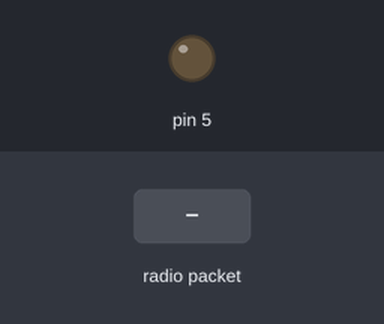
Simulated run of this sketch. Board: Arduino Uno, built with avr-gcc and run on an emulated ATmega328P. On the bench: output pins drawn as LEDs (lit = HIGH). Inputs (shaded band) come from the test bench. No radio packets arrive unless stated; what the sketch prints to the serial monitor is not drawn.

Above: at 1.2 s.
1.3 s: radio packet "1" arrives
At 2.7 s:
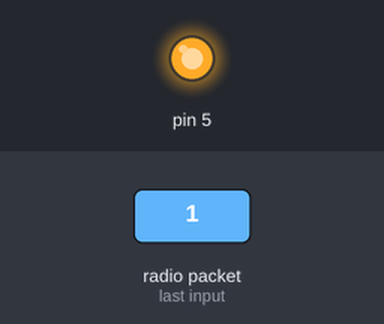
Timing chart, 0 to 7.8 s (numbered marks = the images above; inputs shaded):
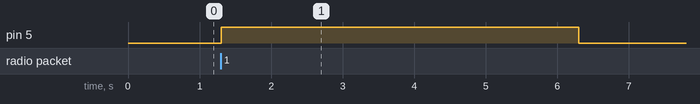

The sketch:

receiver_rx.ino
```cpp
#include <RH_ASK.h>
#include <SPI.h> // Not actualy used but needed to compile

RH_ASK driver;

void setup()
{
    Serial.begin(9600);	// Debugging only
    if (!driver.init())
         Serial.println("init failed");
         pinMode( 5, OUTPUT);
         digitalWrite(5 , LOW);
}

void loop()
{
    uint8_t buf[12];
    uint8_t buflen = sizeof(buf);
    if (driver.recv(buf, &buflen)) // Non-blocking
    {
      int i;
      // Message with a good checksum received, dump it.
      Serial.print("Message: ");
      Serial.println((char*)buf);
    digitalWrite(5 , HIGH);
    delay(5000);
    digitalWrite(5 , LOW);
    }
}
```

Measured:
- after the input at 1.3 s, pin 5: LOW → HIGH at once, → LOW 5.0 s later
